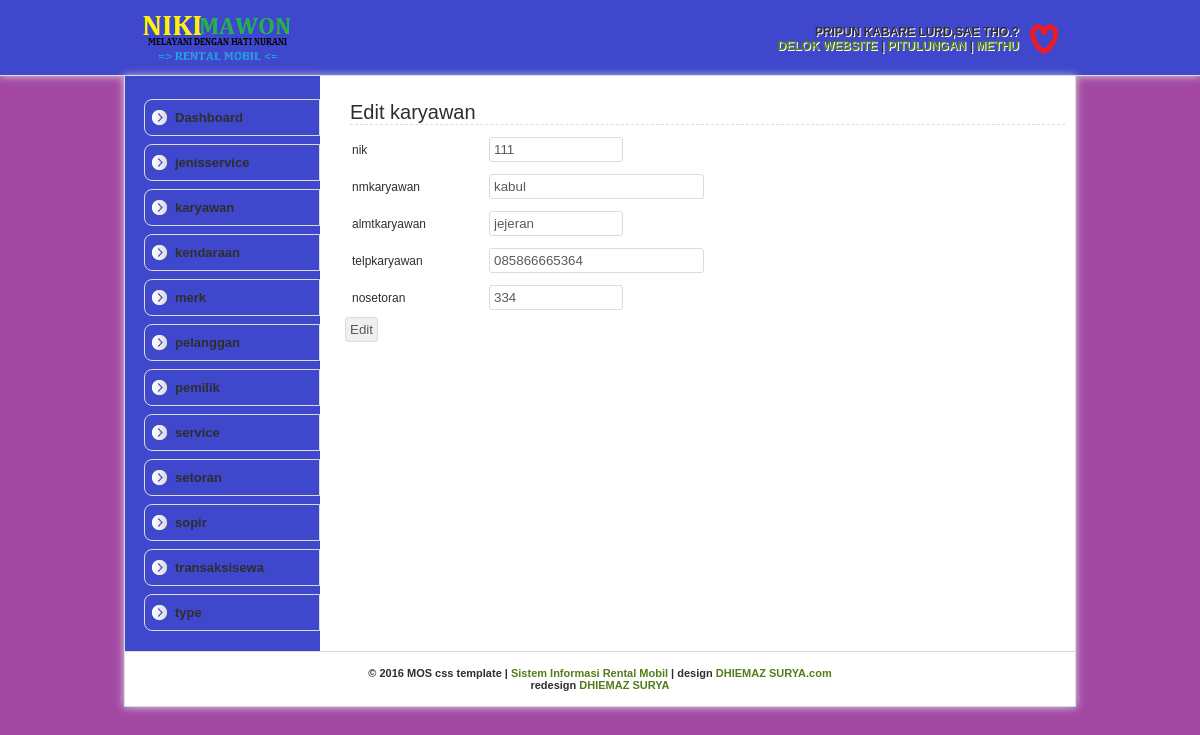
/karyawan/editkaryawan.php?nik=111, run on the app's committed database.
### tables this page shows
CREATE TABLE `karyawan` (
  `nik` text NOT NULL,
  `nmkaryawan` text NOT NULL,
  `almtkaryawan` text NOT NULL,
  `telpkaryawan` text NOT NULL,
  `nosetoran` text NOT NULL
);

### karyawan/editkaryawan.php (the view, shortened to what this page needs)
<head>
<link rel="shortcut icon" href="stylesheet/img/devil-icon.png">
<link rel="stylesheet" type="text/css" href="../mos-css/mos-style.css">
</head>
<body>
<div id="header">
	<div class="inHeader">
		<div class="mosAdmin">
		<b>PRIPUN KABARE LURD,SAE THO.?<br>
		 <a href="">DELOK WEBSITE</a> | <a href="">PITULUNGAN</a> | <a href="../logout.php">METHU</a>
		</div>
	</div>
</div>
<div id="wrapper">
	<div id="leftBar">
	<ul>
		<li><a href="../index.php">Dashboard</a></li>
		<li><a href="../jenisservice/tjenisservice.php">jenisservice</a></li>
		<li><a href="../karyawan/tkaryawan.php">karyawan</a></li>
		<li><a href="../kendaraan/tkendaraan.php">kendaraan</a></li>
		<li><a href="../merk/tmerk.php">merk</a></li>
		<li><a href="../pelanggan/tpelanggan.php">pelanggan</a></li>
		<li><a href="../pemilik/tpemilik.php">pemilik</a></li>
		<li><a href="../service/tservice.php">service</a></li>
		<li><a href="../setoran/tsetoran.php">setoran</a></li>
		<li><a href="../sopir/tsopir.php">sopir</a></li>
		<li><a href="../transaksisewa/ttransaksisewa.php">transaksisewa</a></li>
		<li><a href="../type/ttype.php">type</a></li>
	</ul>
	</div>
	<div id="rightContent">
	<h3>Edit karyawan</h3>
	<?php
	$nik = $_GET['nik'];
	$tampil = "select * from karyawan where nik='$nik'";
	$hasil = mysql_query($tampil);
	echo "<form action=editkaryawandua.php method=POST>";
	echo "<table width=95% border='1'>";
	while($data = mysql_fetch_array($hasil)){
		echo "<tr><td width=125px>nik </td>
		<td><input type=text class=pendek name=nik value='$data[nik]'></td></tr>";
		echo "<tr><td>nmkaryawan </td>
		<td><input type=text class=sedang name=nmkaryawan value='$data[nmkaryawan]'></td></tr>";
		echo "<tr><td>almtkaryawan </td>
		<td> <input type=text class=pendek name=almtkaryawan value='$data[almtkaryawan]'></td></tr>";
		echo "<tr><td>telpkaryawan </td>
		<td> <input type=text class=sedang name=telpkaryawan value='$data[telpkaryawan]'></td></tr>";
		echo "<tr><td>nosetoran </td>
		<td> <input type=text  class=pendek name=nosetoran value='$data[nosetoran]'></td></tr>";
	}
	echo "</table>";
	echo "<input type=Submit name=edit value=Edit>";
	echo "</form>";
?>
	</div>
<div id="footer">
	&copy; 2016 MOS css template | <a href="SI KANCHEL.com">Sistem Informasi Rental Mobil</a> | design <a href="http://DHIEMAZ SURYA.com" rel="nofollow" target="_blank">DHIEMAZ SURYA.com</a><br>redesign <a href="DHIEMAZ SURYA.blogspot.com">DHIEMAZ SURYA</a>
</div>
</div>
</body>
</html>

### mos-css/mos-style.css (style rules this page uses)
body { background: url(img/latar.jpg); margin: 0; padding: 0; font-family: Arial; font-size: 12px; color: #2e2e2e; text-align: center; }
a { color: #527e19; text-decoration: none; }
input { padding: 4px;color: #5b5b5b;border: 1px solid #dcdcdc; -moz-border-radius: 3px;-webkit-border-radius: 3px;-o-border-radius: 3px; }
input.sedang { width: 40%; }
input.pendek { width: 25%; }
table { border:none;font-size: 12px; }
td { border:none; padding: 5px; }
#header { width: 100%; border-bottom: 1px solid #dcdcdc; background: url(img/headerbg.jpg) repeat left; height: 75px; z-index: 1000; -moz-box-shadow: 0px 0px 8px #dcdcdc; -webkit-box-shadow: 0px 0px 8px #dcdcdc; }
.inHeader { float: center; background: url(img/logo.png) no-repeat left center; margin: auto; width: 920px; height: 45px; padding: 15px; border-right: 0px solid #dcdcdc; border-left: 0px solid #dcdcdc; }
.mosAdmin { float: right; border: 0px solid #dcdcdc; margin: 0 1px 0 auto; text-align: right; padding: 10px 40px 10px 10px; background: url(img/Administrator.png) no-repeat right center; text-shadow: 1px 1px #fff; }
#wrapper { width: 950px; padding: 15px 0 0 0; position: relative; border-left: 1px solid #dcdcdc; border-right: 1px solid #dcdcdc; border-bottom: 1px solid #dcdcdc; float: center; margin: auto; text-align: left; background: #fff url(img/bg_kiri.png) repeat-y; -moz-box-shadow: 0px 0px 8px #dcdcdc; -webkit-box-shadow: 0px 0px 8px #dcdcdc; }
#leftBar { width: 185px; float: left; padding: 0 0 20px 10px; border-right: 0px solid #dcdcdc; text-align: left; }
#leftBar ul { list-style: none;padding: 0; margin: 0;font-size: 13px; }
#leftBar ul li { width: 164px; background: url(img/icon-left.png) no-repeat left center, url(img/green.jpg) repeat left center; padding: 10px 0 10px 10px; margin-top: 8px;margin-left: 9px; border: 1px solid #dcdcdc; -moz-border-radius-topleft: 8px;-moz-border-radius-bottomleft: 8px; -webkit-border-top-left-radius: 8px;-webkit-border-bottom-left-radius: 8px; -o-border-top-left-radius: 8px;-o-border-bottom-left-radius: 8px; }
#leftBar ul li a { width: 100%; color: #2e2e2e; cursor: pointer; padding: 10px 65px 10px 20px; -webkit-transition: padding-left 250ms ease-out; -moz-transition: padding-left 250ms ease-out; -o-transition: padding-left 250ms ease-out; }
#rightContent { width: 725px; padding: 5px; float: right; border-left: 0px solid #dcdcdc; text-align: left; background: #fff; }
#rightContent h3 { font-size: 20px; font-weight: normal; padding: 0; margin: 5px; border-bottom: 1px dashed #dcdcdc; }
#footer { width: 950px; padding: 15px 0 15px 0; text-align: center; font-size: 11px; border-top: 1px solid #dcdcdc; background: #fff; }

### data on the page
karyawan: nik "111", nmkaryawan "kabul", almtkaryawan "jejeran", telpkaryawan "085866665364", nosetoran "334"
